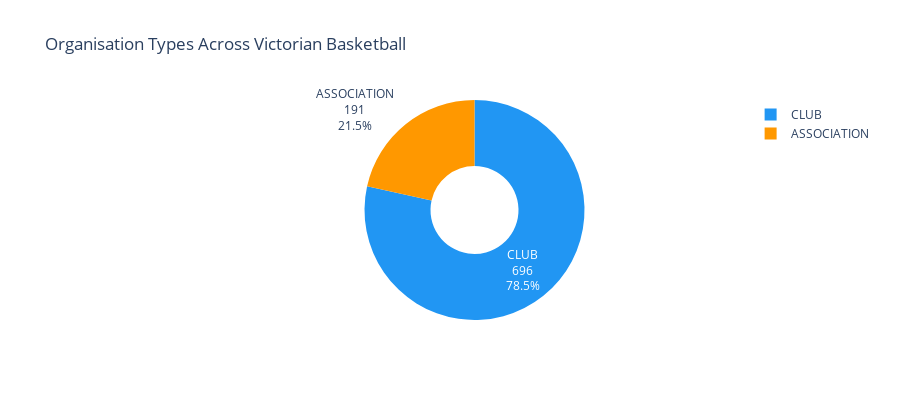

Notebook code cell kept with this figure:
### Markdown cell above
## 🏢 The Organisation Landscape

Victoria has **887 basketball organisations** registered on PlayHQ — a mix of associations (who run competitions) and clubs (whose teams compete in them). Let's map the landscape.

### Code cell
# Org breakdown
org_types = organisations['type'].value_counts()

fig = go.Figure(data=[go.Pie(
    labels=org_types.index,
    values=org_types.values,
    hole=0.4,
    marker_colors=['#2196F3', '#FF9800'],
    textinfo='label+value+percent'
)])
fig.update_layout(title="Organisation Types Across Victorian Basketball", height=400)
fig.show()

print(f"\n📊 {len(organisations)} organisations total:")
print(f"   • {org_types.get('CLUB', 0)} clubs (teams that compete)")
print(f"   • {org_types.get('ASSOCIATION', 0)} associations (run competitions)")

### Figure 1 — Plotly figure (JSON) as saved in the notebook; plotly's stock layout.template omitted (floating-point values rounded to 4 significant figures)
{"data": [{"hole": 0.4, "labels": ["CLUB", "ASSOCIATION"], "marker": {"colors": ["#2196F3", "#FF9800"]}, "textinfo": "label+value+percent", "type": "pie", "values": [696, 191]}], "layout": {"height": 400, "title": {"text": "Organisation Types Across Victorian Basketball"}}}
